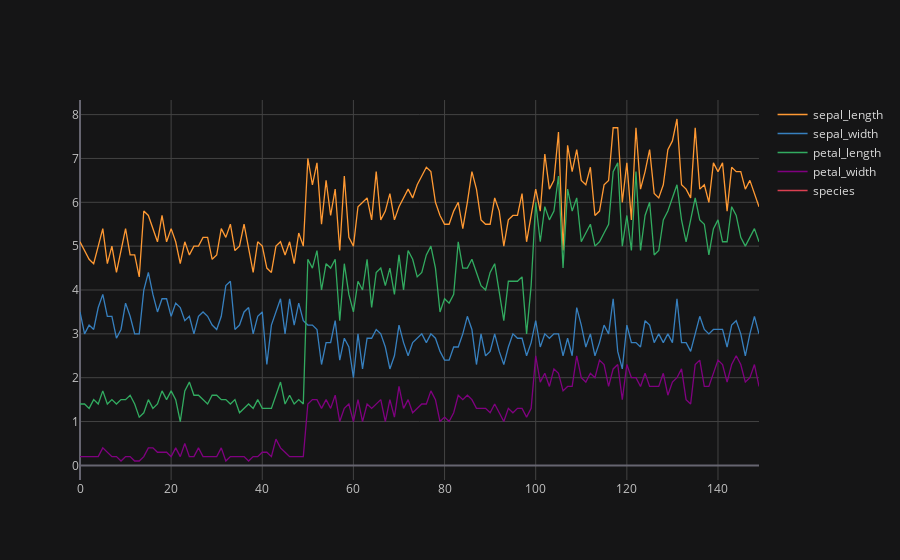

The notebook cell this image was saved under:
### Code cell
df2.iplot()

### Figure 1 — Plotly figure (JSON) as saved in the notebook; plotly's stock layout.template omitted (floating-point values rounded to 4 significant figures; data arrays with more than 128 entries replaced by an {"elided": "..."} marker saying what was removed)
{"data": [{"line": {"color": "rgba(255, 153, 51, 1.0)", "dash": "solid", "shape": "linear", "width": 1.3}, "mode": "lines", "name": "sepal_length", "text": "", "type": "scatter", "x": {"elided": "150 int values"}, "y": {"elided": "150 float values"}}, {"line": {"color": "rgba(55, 128, 191, 1.0)", "dash": "solid", "shape": "linear", "width": 1.3}, "mode": "lines", "name": "sepal_width", "text": "", "type": "scatter", "x": {"elided": "150 int values"}, "y": {"elided": "150 float values"}}, {"line": {"color": "rgba(50, 171, 96, 1.0)", "dash": "solid", "shape": "linear", "width": 1.3}, "mode": "lines", "name": "petal_length", "text": "", "type": "scatter", "x": {"elided": "150 int values"}, "y": {"elided": "150 float values"}}, {"line": {"color": "rgba(128, 0, 128, 1.0)", "dash": "solid", "shape": "linear", "width": 1.3}, "mode": "lines", "name": "petal_width", "text": "", "type": "scatter", "x": {"elided": "150 int values"}, "y": {"elided": "150 float values"}}, {"line": {"color": "rgba(219, 64, 82, 1.0)", "dash": "solid", "shape": "linear", "width": 1.3}, "mode": "lines", "name": "species", "text": "", "type": "scatter", "x": {"elided": "150 int values"}, "y": {"elided": "150 str values"}}], "layout": {"legend": {"bgcolor": "#151516", "font": {"color": "#D9D9D9"}}, "paper_bgcolor": "#151516", "plot_bgcolor": "#151516", "title": {"font": {"color": "#D9D9D9"}}, "xaxis": {"gridcolor": "#434343", "showgrid": true, "tickfont": {"color": "#C2C2C2"}, "title": {"font": {"color": "#D9D9D9"}, "text": ""}, "zerolinecolor": "#666570"}, "yaxis": {"gridcolor": "#434343", "showgrid": true, "tickfont": {"color": "#C2C2C2"}, "title": {"font": {"color": "#D9D9D9"}, "text": ""}, "zerolinecolor": "#666570"}}}
